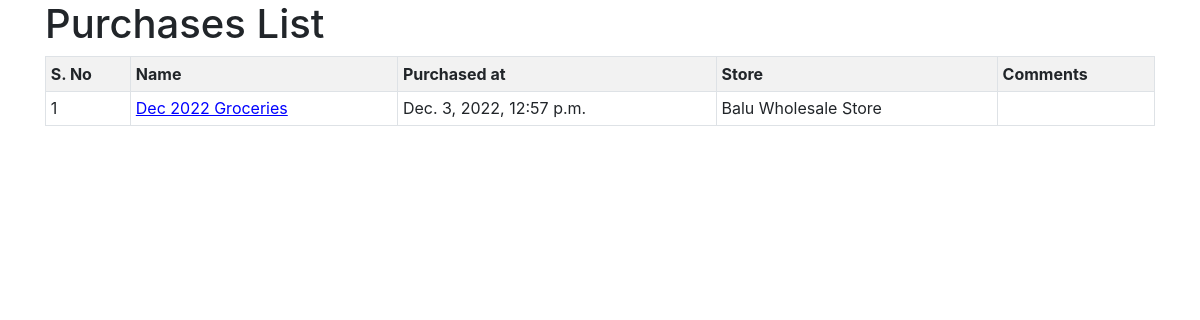
Page /purchases/ on the committed database.
### purchase/models.py (models this page shows, shortened)
class Purchase(TimeMixin):
    name = models.CharField(max_length=200, blank=True, null=True, default='New Purchase')
    purchased_at = models.DateTimeField(blank=False)
    cost = models.FloatField(blank=True, null=True, default=0.0)
    store = models.ForeignKey(Store, on_delete=models.CASCADE)
    comments = models.TextField(max_length=250, blank=True, null=True)

class Store(TimeMixin):
    name = models.CharField(max_length=200, blank=False, null=False)
    location = models.CharField(max_length=200, blank=True, null=True)
    def __str__(self) -> str:
        return self.name

### purchase/views.py (the view)
# urls.py: path('', PurchaseListView.as_view(), name='purchase-list'),
class PurchaseListView(ListView):
    model = Purchase
    paginate_by: int = 50

### purchase/templates/purchase/purchase_list.html (shortened to what this page needs)
{% extends 'base.html' %}
{% block content %}
<h1>Purchases List</h1>
<table class="table table-striped table-bordered table-sm">
    <tr>
        <th>S. No</th>
        <th>Name</th>
        <th>Purchased at</th>
        <th>Store</th>
        <th>Comments</th>
    </tr>
    {% for purchase in object_list %}
    <tr>
        <td>{{ forloop.counter }}</td>
        <td style="cursor: pointer;color: blue;" onclick="location.href='{% url "purchaseitem-list" purchase.id %}'"><u>{{ purchase.name }}</u></td>
        <td>{{ purchase.purchased_at }}</td>
        <td>{{ purchase.store }}</td>
        <td>{{ purchase.comments }}</td>
    </tr>
    {% empty %}
    <tr>
        <td>No Purchase Added.</td>
    </tr>
    {% endfor %}
</table>
{% endblock content %}

### rows in the picture
Purchase: name "Dec 2022 Groceries", purchased_at "Dec. 3, 2022, 12:57 p.m.", store "Balu Wholesale Store"
